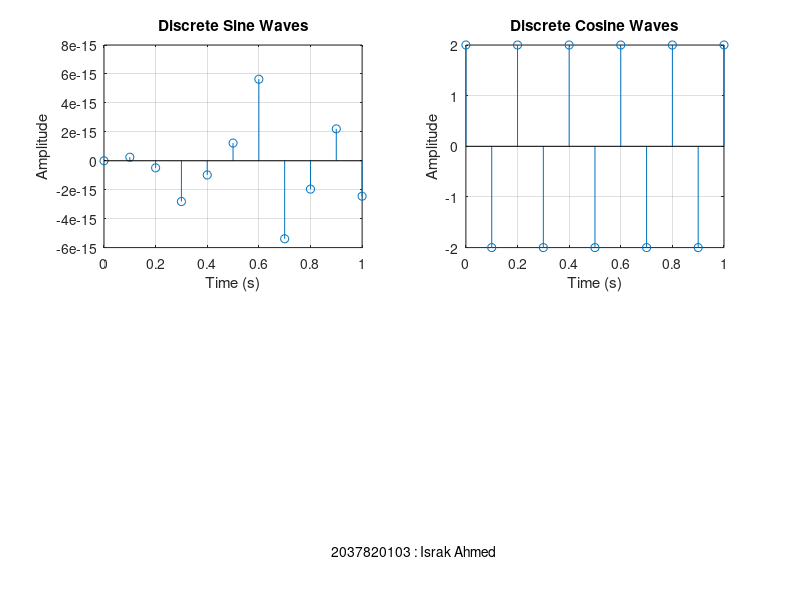

Write the MATLAB code that produced this figure.
clc
close all
clear

%   Experiment_1_Sine_and_Cosine_sequences_(Discrete)

fs = 10;            % Lower sampling frequency to visualize discrete points
t = 0:1/fs:1;        % Time vector from 0 to 1 second with fs points
f = 5;               % Frequency of the signal (Hz)
A = 2;               % Amplitude

sine_wave = A * sin(2 * pi * f * t);    % Generate sine wave
subplot(2,2,1)
stem(t, sine_wave);   % Stem Plot sine wave
title('Discrete Sine Waves');
xlabel('Time (s)');
ylabel('Amplitude');
grid ON

%hold on;              % Hold on to plot both signals on the same figure

cosine_wave = A * cos(2 * pi * f * t);  % Generate cosine wave
subplot(2,2,2)
stem(t, cosine_wave); % Stem Plot cosine wave
title('Discrete Cosine Waves');
xlabel('Time (s)');
ylabel('Amplitude');
grid ON


% Adding Name at the Bottom of the Figure
name = '2037820103 : Israk Ahmed';
x_pos = -0.2;         % X position (0 to 1, with 0 being left and 1 being right)
y_pos = -1.5;        % Y position, just below the plot area
text(x_pos, y_pos, name, 'Units', 'normalized', 'HorizontalAlignment', 'center');

%legend('Sine Wave', 'Cosine Wave');
%hold off;